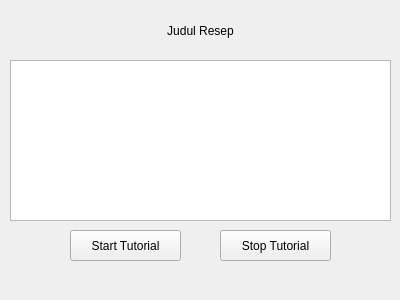
<?xml version="1.0" encoding="UTF-8"?>
<ui version="4.0">
 <class>MainWindow</class>
 <widget class="QMainWindow" name="MainWindow">
  <property name="geometry">
   <rect>
    <x>0</x>
    <y>0</y>
    <width>400</width>
    <height>300</height>
   </rect>
  </property>
  <property name="windowTitle">
   <string>Tutorial Masak</string>
  </property>
  <widget class="QWidget" name="centralwidget">
   <widget class="QLabel" name="label_title">
    <property name="geometry">
     <rect>
      <x>10</x>
      <y>10</y>
      <width>381</width>
      <height>41</height>
     </rect>
    </property>
    <property name="text">
     <string>Judul Resep</string>
    </property>
    <property name="alignment">
     <set>Qt::AlignCenter</set>
    </property>
   </widget>
   <widget class="QTextEdit" name="textEdit_instructions">
    <property name="geometry">
     <rect>
      <x>10</x>
      <y>60</y>
      <width>381</width>
      <height>161</height>
     </rect>
    </property>
   </widget>
   <widget class="QPushButton" name="pushButton_start">
    <property name="geometry">
     <rect>
      <x>70</x>
      <y>230</y>
      <width>111</width>
      <height>31</height>
     </rect>
    </property>
    <property name="text">
     <string>Start Tutorial</string>
    </property>
   </widget>
   <widget class="QPushButton" name="pushButton_stop">
    <property name="geometry">
     <rect>
      <x>220</x>
      <y>230</y>
      <width>111</width>
      <height>31</height>
     </rect>
    </property>
    <property name="text">
     <string>Stop Tutorial</string>
    </property>
   </widget>
  </widget>
 </widget>
 <resources/>
 <connections/>
</ui>
